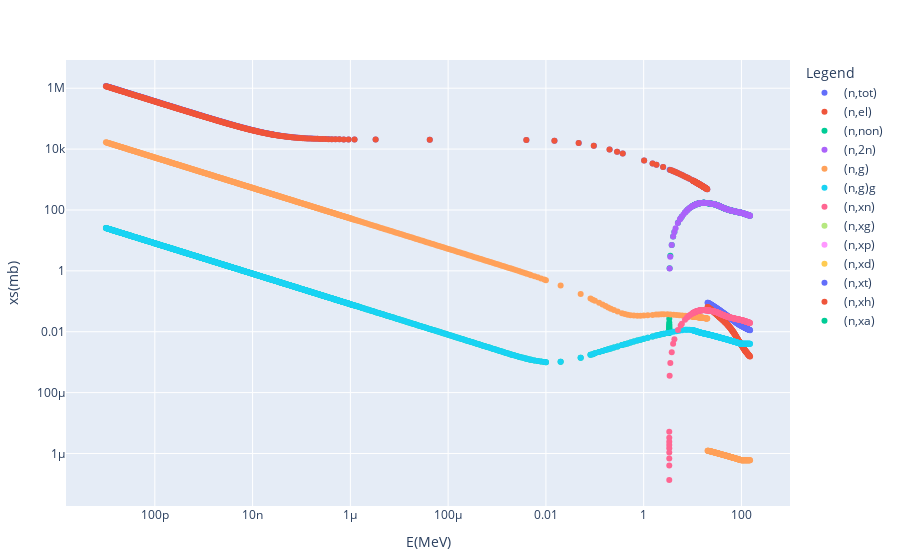

This figure's notebook cell:
### Code cell
plot_cross_sections("neutron", [1,2], "talys")

### Figure 1 — Plotly figure (JSON) as saved in the notebook; plotly's stock layout.template omitted (floating-point values rounded to 4 significant figures; data arrays with more than 128 entries replaced by an {"elided": "..."} marker saying what was removed)
{"data": [{"mode": "markers", "name": "(n,tot)", "type": "scatter", "x": {"elided": "556 float values"}, "y": {"elided": "556 float values"}}, {"mode": "markers", "name": "(n,el)", "type": "scatter", "x": {"elided": "556 float values"}, "y": {"elided": "556 float values"}}, {"mode": "markers", "name": "(n,non)", "type": "scatter", "x": {"elided": "773 float values"}, "y": {"elided": "773 float values"}}, {"mode": "markers", "name": "(n,2n)", "type": "scatter", "x": [3.339, 3.4, 3.5, 3.75, 4, 4.25, 4.5, 5, 5.5, 5.6, 6, 6.5, 7, 7.25, 7.5, 7.85, 8, 8.5, 9, 9.5, 9.7, 10, 10.5, 11, 11.5, 11.75, 12, 12.17, 12.25, 12.5, 13, 13.5, 14, 14.1, 14.5, 15, 15.5, 16, 16.5, 17, 17.5, 18, 18.5, 19, 19.5, 20, 21, 22, 23, 24, 25, 26, 27, 28, 29, 30, 31, 32, 33, 34, 35, 36, 37, 38, 39, 40, 42, 44, 46, 46.3, 48, 50, 52, 53, 54, 56, 58, 60, 62, 64, 66, 68, 70, 72, 74, 76, 78, 80, 82, 84, 86, 88, 90, 92, 94, 96, 98, 100, 102, 104, 106, 108, 110.0, 112.0, 114.0, 116.0, 118, 120, 122, 124, 126, 128, 129, 130, 132, 134, 136, 138, 140, 142, 144, 146, 148, 150], "y": [0, 1.2, 2.9, 7.103, 13.5, 19.03, 25, 37, 48.64, 51.02, 60.2, 71.17, 82, 87.3, 92.59, 99.77, 102.7, 111.9, 120, 127.3, 130.0, 134, 139.8, 145.3, 150.3, 152.6, 154.8, 156.2, 156.8, 158.7, 161.8, 164.4, 166.4, 166.8, 168.0, 169.1, 170.1, 170.8, 171.1, 171.2, 171.1, 170.8, 170.3, 169.7, 168.9, 168.0, 166.6, 164.9, 163.0, 160.8, 159.4, 157.7, 155.8, 153.6, 151.3, 148.8, 146.2, 143.5, 140.8, 138.1, 135.6, 132.5, 129.6, 127.0, 124.6, 122.3, 118.3, 114.6, 111.3, 110.9, 108.4, 105.9, 103.7, 102.7, 101.7, 99.91, 98.34, 96.96, 95.71, 94.51, 93.38, 92.3, 91.28, 90.31, 89.38, 88.5, 87.66, 86.86, 86.09, 85.35, 84.64, 83.95, 83.28, 82.64, 82.02, 81.42, 80.85, 80.3, 79.7, 79.06, 78.38, 77.68, 76.96, 76.23, 75.5, 74.77, 74.05, 73.34, 72.64, 71.96, 71.3, 70.67, 70.36, 70.06, 69.47, 68.89, 68.33, 67.78, 67.25, 66.72, 66.2, 65.7, 65.21, 64.72]}, {"mode": "markers", "name": "(n,g)", "type": "scatter", "x": {"elided": "730 float values"}, "y": {"elided": "730 float values"}}, {"mode": "markers", "name": "(n,g)g", "type": "scatter", "x": {"elided": "730 float values"}, "y": {"elided": "730 float values"}}, {"mode": "markers", "name": "(n,xn)", "type": "scatter", "x": {"elided": "773 float values"}, "y": {"elided": "773 float values"}}, {"mode": "markers", "name": "(n,xg)", "type": "scatter", "x": {"elided": "773 float values"}, "y": {"elided": "773 int values"}}, {"mode": "markers", "name": "(n,xp)", "type": "scatter", "x": {"elided": "773 float values"}, "y": {"elided": "773 int values"}}, {"mode": "markers", "name": "(n,xd)", "type": "scatter", "x": {"elided": "773 float values"}, "y": {"elided": "773 int values"}}, {"mode": "markers", "name": "(n,xt)", "type": "scatter", "x": {"elided": "773 float values"}, "y": {"elided": "773 int values"}}, {"mode": "markers", "name": "(n,xh)", "type": "scatter", "x": {"elided": "773 float values"}, "y": {"elided": "773 int values"}}, {"mode": "markers", "name": "(n,xa)", "type": "scatter", "x": {"elided": "773 float values"}, "y": {"elided": "773 int values"}}], "layout": {"legend": {"title": {"text": "Legend"}}, "margin": {"b": 50, "l": 50, "r": 50, "t": 60}, "xaxis": {"title": "E(MeV)", "type": "log"}, "yaxis": {"title": "xs(mb)", "type": "log"}}}
